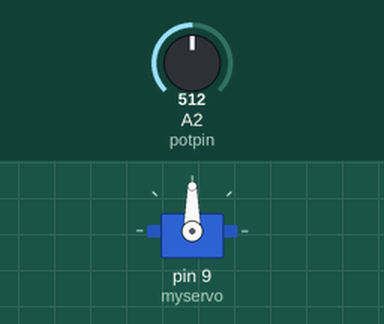
Simulated run of this sketch. Board: Arduino Uno, built with avr-gcc and run on an emulated ATmega328P. On the bench: servo. The test bench sets the inputs (shaded band); at power-on: A2 (potpin) = 512.

Above: at 1.3 s.
1.4 s: A2 (potpin) set to 716
At 2.6 s:
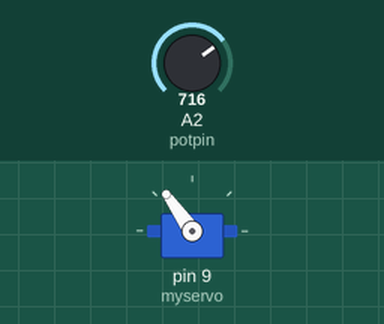
3.0 s: A2 (potpin) set to 900
At 3.8 s:
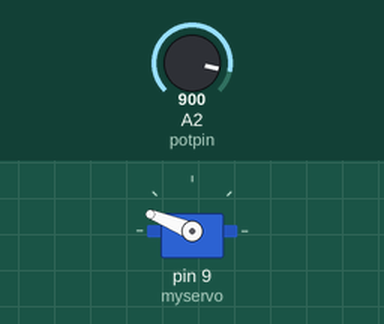
4.5 s: A2 (potpin) set to 1023
At 4.9 s:
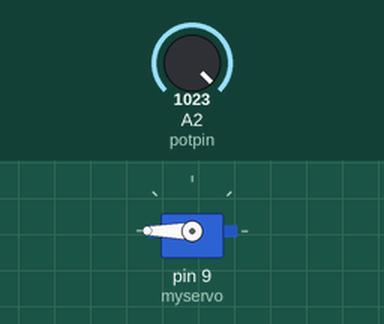
6.0 s: A2 (potpin) set to 306
At 7.2 s:
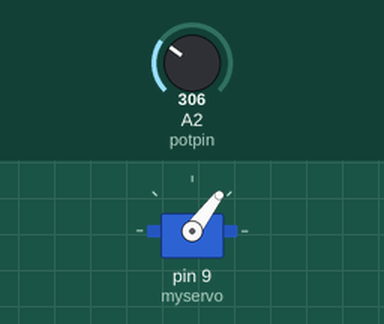
7.5 s: A2 (potpin) set to 122
At 8.5 s:
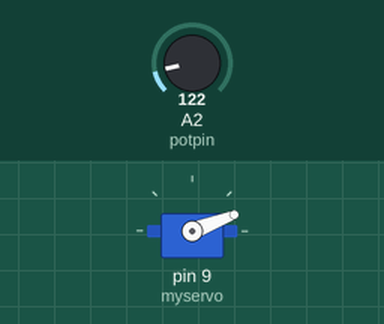
Timing chart, 0 to 10.0 s (numbered marks = the images above; inputs shaded):
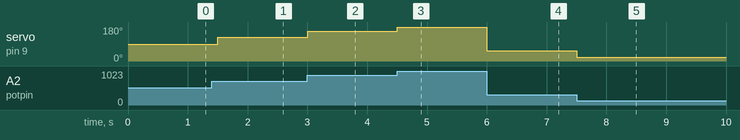

The sketch:

servo-pot.ino
```cpp
#include <Servo.h>
Servo myservo;  // create servo object to control a servo
int potpin = 2; // analog pin used to connect the potentiometer
int val;        // variable to read the value from the analog pin
int i;
void setup(){
  myservo.attach(9);        // attach the servo object on to pin 9
  for(i=0;i<5000;++i){
  val = analogRead(potpin); // reads a value in (0,1023) through pot
  val = map(val, 0, 1023, 0, 180); // maps it in the range (0,180) degrees
  myservo.write(val);       // moves the motor to the mapped degree
  delay(500);               // waits for a second for servo to reach
  }
  myservo.detach();
}
void loop(){
}
```

Measured:
- after the input at 1.4 s, servo on pin 9 (myservo): 90° → 125° after 0.10 s
- after the input at 3.0 s, servo on pin 9 (myservo): 125° → 158° at once
- after the input at 4.5 s, servo on pin 9 (myservo): 158° → 180° at once
- after the input at 6.0 s, servo on pin 9 (myservo): 180° → 53° at once
- after the input at 7.5 s, servo on pin 9 (myservo): 53° → 21° at once
